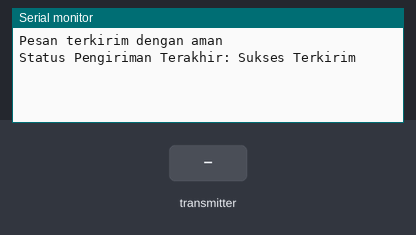
The sketch below on a simulated ESP32. On the bench: the last lines printed to the serial monitor. The inputs (shaded band) are chosen by the test bench. Random numbers use the default seed unless the sketch sets one.

Above: at 1.2 s.
1.3 s: the transmitter starts sending msg = 0
At 1.66 s:
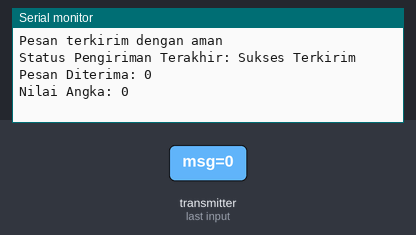
2.8 s: the transmitter starts sending reading = 1024
At 3.16 s:
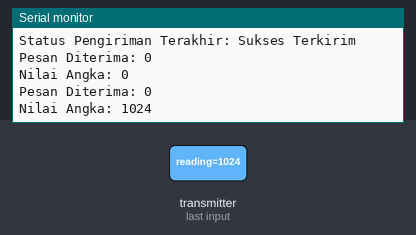
4.3 s: the transmitter starts sending msg = 1
5.8 s: the transmitter starts sending reading = 2048
At 6.66 s:
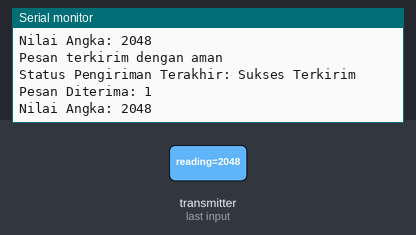
Timing chart, 0 to 8.3 s (numbered marks = the images above; inputs shaded):
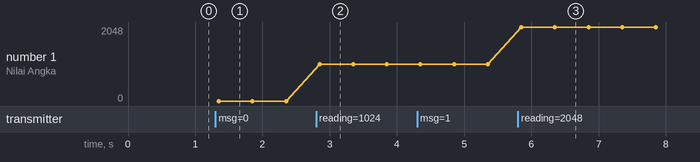

Measured:
- after the input at 1.3 s, the serial monitor: prints a new line after 0.05 s (image 1)
- after the input at 2.8 s, the serial monitor: prints a new line after 0.05 s (image 2)
- after the input at 5.8 s, the serial monitor: prints a new line after 0.05 s (image 3)
- plotted number 1: 0 → 1024 after the input at 2.8 s, 1024 → 2048 after the input at 5.8 s

The sketch:

transmit_receive_espnow.ino
```cpp
#include <esp_now.h>
#include <WiFi.h>

// GANTI DENGAN MAC ADDRESS LAWAN (Board tujuan)
uint8_t broadcastAddress[] = {0x28, 0x05, 0xA5, 0x6F, 0x53, 0xE0};

// Struktur pesan untuk dikirim dan diterima
typedef struct struct_message {
    char msg[32];
    int reading;
} struct_message;

struct_message myData;      // Data yang akan dikirim
struct_message incomingData; // Data yang diterima

esp_now_peer_info_t peerInfo;

// Callback saat data terkirim
void OnDataSent(const uint8_t *mac_addr, esp_now_send_status_t status) {
  Serial.print("\r\nStatus Pengiriman Terakhir: ");
  Serial.println(status == ESP_NOW_SEND_SUCCESS ? "Sukses Terkirim" : "Gagal Terkirim");
}

// Callback saat data diterima
void OnDataRecv(const uint8_t * mac, const uint8_t *incomingRawData, int len) {
  memcpy(&incomingData, incomingRawData, sizeof(incomingData));
  Serial.print("Pesan Diterima: ");
  Serial.println(incomingData.msg);
  Serial.print("Nilai Angka: ");
  Serial.println(incomingData.reading);
}

void setup() {
  Serial.begin(115200);
  WiFi.mode(WIFI_STA);

  // Inisialisasi ESP-NOW
  if (esp_now_init() != ESP_OK) {
    Serial.println("Gagal menginisialisasi ESP-NOW");
    return;
  }

  // Daftarkan fungsi callback
  esp_now_register_send_cb(OnDataSent);
  esp_now_register_recv_cb(OnDataRecv);

  // Daftarkan Peer (Penerima)
  memcpy(peerInfo.peer_addr, broadcastAddress, 6);
  peerInfo.channel = 0;
  peerInfo.encrypt = false;

  if (esp_now_add_peer(&peerInfo) != ESP_OK){
    Serial.println("Gagal menambahkan peer");
    return;
  }
}

void loop() {
  // Isi data yang ingin dikirim
  strcpy(myData.msg, "Halo dari ESP32!");
  myData.reading = random(0, 100);

  // Kirim pesan via ESP-NOW
  esp_err_t result = esp_now_send(broadcastAddress, (uint8_t *) &myData, sizeof(myData));

  if (result == ESP_OK) {
    Serial.println("Pesan terkirim dengan aman");
  } else {
    Serial.println("Error saat mengirim data");
  }

  delay(2000); // Kirim setiap 2 detik
}
```
